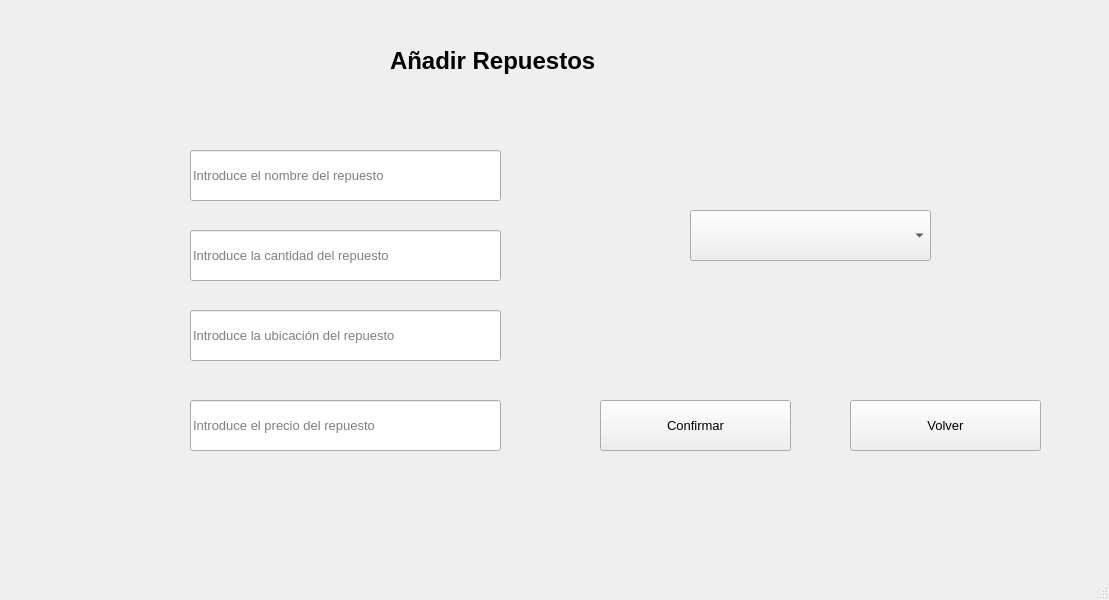
<?xml version="1.0" encoding="UTF-8"?>
<ui version="4.0">
 <class>MainWindow</class>
 <widget class="QMainWindow" name="MainWindow">
  <property name="geometry">
   <rect>
    <x>0</x>
    <y>0</y>
    <width>1109</width>
    <height>600</height>
   </rect>
  </property>
  <property name="windowTitle">
   <string>MainWindow</string>
  </property>
  <widget class="QWidget" name="centralwidget">
   <widget class="QLabel" name="lblTitulo">
    <property name="geometry">
     <rect>
      <x>390</x>
      <y>0</y>
      <width>301</width>
      <height>121</height>
     </rect>
    </property>
    <property name="font">
     <font>
      <family>Segoe UI</family>
      <pointsize>18</pointsize>
      <weight>75</weight>
      <bold>true</bold>
     </font>
    </property>
    <property name="text">
     <string>Añadir Repuestos</string>
    </property>
   </widget>
   <widget class="QLineEdit" name="Nombre">
    <property name="geometry">
     <rect>
      <x>190</x>
      <y>150</y>
      <width>311</width>
      <height>51</height>
     </rect>
    </property>
    <property name="font">
     <font>
      <family>Segoe UI</family>
      <pointsize>10</pointsize>
     </font>
    </property>
    <property name="placeholderText">
     <string>Introduce el nombre del repuesto</string>
    </property>
   </widget>
   <widget class="QLineEdit" name="Cantidad">
    <property name="geometry">
     <rect>
      <x>190</x>
      <y>230</y>
      <width>311</width>
      <height>51</height>
     </rect>
    </property>
    <property name="font">
     <font>
      <family>Segoe UI</family>
      <pointsize>10</pointsize>
     </font>
    </property>
    <property name="placeholderText">
     <string>Introduce la cantidad del repuesto</string>
    </property>
   </widget>
   <widget class="QLineEdit" name="Ubicacion">
    <property name="geometry">
     <rect>
      <x>190</x>
      <y>310</y>
      <width>311</width>
      <height>51</height>
     </rect>
    </property>
    <property name="font">
     <font>
      <family>Segoe UI</family>
      <pointsize>10</pointsize>
     </font>
    </property>
    <property name="placeholderText">
     <string>Introduce la ubicación del repuesto</string>
    </property>
   </widget>
   <widget class="QLineEdit" name="PrecioUnitario">
    <property name="geometry">
     <rect>
      <x>190</x>
      <y>400</y>
      <width>311</width>
      <height>51</height>
     </rect>
    </property>
    <property name="font">
     <font>
      <family>Segoe UI</family>
      <pointsize>10</pointsize>
     </font>
    </property>
    <property name="placeholderText">
     <string>Introduce el precio del repuesto</string>
    </property>
   </widget>
   <widget class="QComboBox" name="combo_proveedor">
    <property name="geometry">
     <rect>
      <x>690</x>
      <y>210</y>
      <width>241</width>
      <height>51</height>
     </rect>
    </property>
   </widget>
   <widget class="QPushButton" name="btnConfirmar">
    <property name="geometry">
     <rect>
      <x>600</x>
      <y>400</y>
      <width>191</width>
      <height>51</height>
     </rect>
    </property>
    <property name="font">
     <font>
      <family>Segoe UI</family>
      <pointsize>10</pointsize>
     </font>
    </property>
    <property name="text">
     <string>Confirmar</string>
    </property>
   </widget>
   <widget class="QPushButton" name="btnVolver">
    <property name="geometry">
     <rect>
      <x>850</x>
      <y>400</y>
      <width>191</width>
      <height>51</height>
     </rect>
    </property>
    <property name="font">
     <font>
      <family>Segoe UI</family>
      <pointsize>10</pointsize>
     </font>
    </property>
    <property name="text">
     <string>Volver</string>
    </property>
   </widget>
  </widget>
  <widget class="QMenuBar" name="menubar">
   <property name="geometry">
    <rect>
     <x>0</x>
     <y>0</y>
     <width>1109</width>
     <height>26</height>
    </rect>
   </property>
  </widget>
  <widget class="QStatusBar" name="statusbar"/>
 </widget>
 <resources/>
 <connections/>
</ui>
